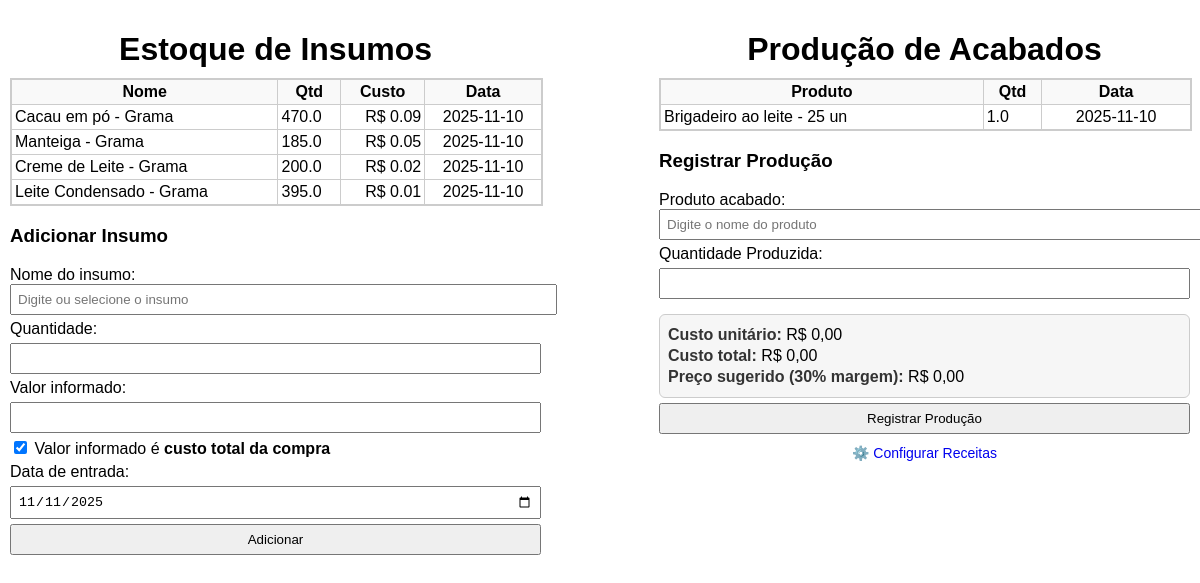
The page / on the database its author committed.
### tables this page shows
CREATE TABLE estoque (
            id INTEGER PRIMARY KEY AUTOINCREMENT,
            nome TEXT NOT NULL,
            quantidade REAL NOT NULL,
            custo_unit REAL NOT NULL,
            data_entrada TEXT NOT NULL
        );

CREATE TABLE acabados (
            id INTEGER PRIMARY KEY AUTOINCREMENT,
            nome TEXT NOT NULL,
            quantidade REAL NOT NULL,
            data TEXT NOT NULL
        );

### app.py (the view)
@app.route('/')
def index():
    insumos = consultar_estoque()
    conhecidos = listar_produtos()
    receitas_conhecidas = listar_receitas()
    acabados = consultar_acabados()
    data_hoje = date.today().isoformat()
    return render_template('index.html',
                           produtos=insumos,
                           conhecidos=conhecidos,
                           receitas_conhecidas=receitas_conhecidas,
                           acabados=acabados,
                           data_hoje=data_hoje)

### app.py (called while the page is built)
def consultar_estoque():
    conn = sqlite3.connect('estoque.db')
    cursor = conn.cursor()
    cursor.execute('SELECT nome, quantidade, custo_unit, data_entrada FROM estoque ORDER BY date(data_entrada) ASC')
    dados = cursor.fetchall()
    conn.close()
    return dados

def listar_produtos():
    conn = sqlite3.connect('estoque.db')
    cursor = conn.cursor()
    cursor.execute('SELECT nome FROM produtos ORDER BY nome ASC')
    nomes = [row[0] for row in cursor.fetchall()]
    conn.close()
    return nomes

def listar_receitas():
    conn = sqlite3.connect('estoque.db')
    cursor = conn.cursor()
    cursor.execute('SELECT DISTINCT produto FROM receitas ORDER BY produto ASC')
    nomes = [row[0] for row in cursor.fetchall()]
    conn.close()
    return nomes

def consultar_acabados():
    conn = sqlite3.connect('estoque.db')
    cursor = conn.cursor()
    cursor.execute('SELECT nome, quantidade, data FROM acabados ORDER BY date(data) ASC')
    dados = cursor.fetchall()
    conn.close()
    return dados

### Templates/index.html (shortened to what this page needs)
<!DOCTYPE html>
<html lang="pt-br">
<head>
</head>
<body>
    <div class="coluna">
        <h1>Estoque de Insumos</h1>
        <div class="tabela-container">
            <table>
                <tr>
                    <th>Nome</th>
                    <th>Qtd</th>
                    <th>Custo</th>
                    <th>Data</th>
                </tr>
                {% for nome, quantidade, custo, data in produtos %}
                <tr>
                    <td>{{ nome }}</td>
                    <td>{{ quantidade }}</td>
                    <td class="valor">R$ {{ '%.2f'|format(custo) }}</td>
                    <td style="text-align:center;">{{ data }}</td>
                </tr>
                {% endfor %}
            </table>
        </div>
        <h3>Adicionar Insumo</h3>
        <form action="/add" method="post">
            <div class="linha-produto">
                <label>Nome do insumo:</label>
                <div class="select-linha">
                    <input type="text" id="busca-insumo" placeholder="Digite ou selecione o insumo" autocomplete="off" required>
                </div>
            </div>
            <label>Quantidade:</label>
            <input name="quantidade" type="number" step="0.01" required>
            <label>Valor informado:</label>
            <input name="custo" type="number" step="0.01" required>
            <label>
                <input type="checkbox" name="eh_total" checked>
                Valor informado é <strong>custo total da compra</strong>
            </label>
            <label>Data de entrada:</label>
            <input name="data" type="date" value="{{ data_hoje }}" required>
            <button type="submit">Adicionar</button>
        </form>
    </div>
    <div class="coluna">
        <h1>Produção de Acabados</h1>
        <div class="tabela-container">
            <table>
                <tr>
                    <th>Produto</th>
                    <th>Qtd</th>
                    <th>Data</th>
                </tr>
                {% for nome, quantidade, data in acabados %}
                <tr>
                    <td>{{ nome }}</td>
                    <td>{{ quantidade }}</td>
                    <td style="text-align:center;">{{ data }}</td>
                </tr>
                {% endfor %}
            </table>
        </div>
        <h3>Registrar Produção</h3>
        <form action="/produzir" method="post">
            <div class="linha-produto">
                <label>Produto acabado:</label>
                <div class="select-linha">
                    <input type="text" id="busca-produto" placeholder="Digite o nome do produto" autocomplete="off" required>
                </div>
            </div>
            <label>Quantidade Produzida:</label>
            <input type="number" id="quantidade-producao" name="quantidade" min="1" required>
            <div id="info-custos">
                <p><strong>Custo unitário:</strong> R$ <span id="custo-unit">0,00</span></p>
                <p><strong>Custo total:</strong> R$ <span id="custo-total">0,00</span></p>
                <p><strong>Preço sugerido (30% margem):</strong> R$ <span id="preco-sugerido">0,00</span></p>
            </div>
            <button type="submit">Registrar Produção</button>
        </form>
        <p style="text-align:center; margin-top:10px;">
            <a href="/receitas">⚙️ Configurar Receitas</a>
        </p>
    </div>
</body>
</html>

### Templates/index.html (style rules this page uses)
body { font-family: Arial; margin: 0; padding: 10px; display: flex; justify-content: space-between; align-items: flex-start; gap: 20px; }
.coluna { width: 45%; }
h1 { text-align: center; margin-bottom: 10px; }
table { border-collapse: collapse; width: 100%; }
th, td { border: 1px solid #ccc; padding: 3px; }
th { text-align: center; position: sticky; top: 0; background: #f9f9f9; }
td.valor { text-align: right; }
.tabela-container { max-height: 215px; overflow-y: auto; border: 1px solid #ccc; width: 100%; }
form { display: flex; flex-direction: column; width: 100%; gap: 5px; margin-top: 10px; }
input, button, select { padding: 6px; }
a { text-decoration: none; font-size: 14px; }
.linha-produto { display: flex; flex-direction: column; }
.select-linha { display: flex; flex-direction: column; gap: 5px; }
.select-linha input, .select-linha select { width: 100%; }
#info-custos { margin-top: 10px; border: 1px solid #ccc; padding: 8px; border-radius: 6px; background: #f6f6f6; }
#info-custos p { margin: 3px 0; }
#info-custos strong { color: #333; }

### rows shown on the page
estoque: nome "Cacau em pó - Grama", quantidade "470.0", custo_unit "0.09", data_entrada "2025-11-10"
estoque: nome "Manteiga - Grama", quantidade "185.0", custo_unit "0.05", data_entrada "2025-11-10"
estoque: nome "Creme de Leite - Grama", quantidade "200.0", custo_unit "0.02", data_entrada "2025-11-10"
estoque: nome "Leite Condensado - Grama", quantidade "395.0", custo_unit "0.01", data_entrada "2025-11-10"
acabados: nome "Brigadeiro ao leite - 25 un", quantidade "1.0", data "2025-11-10"
